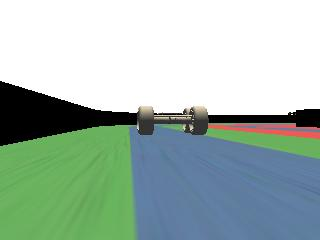
#> input picture CarAI/detect_obstacles/eagle_2018_09_06_15_46_19_891.jpg, 320 x 240 px
$ python find_obs.py   (Python 2 division)   (older library calls are emulated)
#> lines starting #> are read from the running program, lines starting #| are printed output that depends on the picture; after the words box and inside, x2 and y2 are one past the last pixel; in counts of white or black regions, pixels touching at a corner belong together
import cv2
import numpy as np

#read image unchanged

#Car is approaching
orgimg = cv2.imread('eagle_2018_09_06_15_46_19_891.jpg',-1)
#> orgimg is the input picture: shape (240, 320, 3); mean B, G, R 175, 183.7, 163.3

#Car is very close
#orgimg = cv2.imread('eagle_2018_09_06_15_46_20_321.jpg',-1)

#No cars ahead
#orgimg = cv2.imread('eagle_2018_09_06_15_46_07_743.jpg',-1)

#Car around the corner
#orgimg = cv2.imread('eagle_2018_09_06_15_46_09_867.jpg',-1)

#Hit front car
#orgimg = cv2.imread('eagle_2018_09_06_15_46_20_655.jpg',-1)

cv2.imshow('Original',orgimg)

img = cv2.bilateralFilter(orgimg,3,255,255)
lower_color = np.array([51, 51, 51])
upper_color = np.array([118, 143, 159])

imageObs = cv2.inRange(img, lower_color , upper_color)
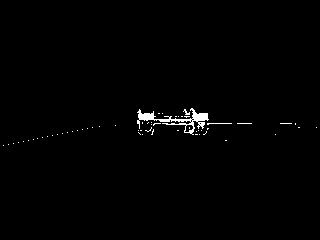
#> imageObs: shape (240, 320); 0.89% white; 57 white regions (55 under 20 px)
clone = imageObs.copy()
_, cnts, _ = cv2.findContours(clone,cv2.RETR_EXTERNAL ,cv2.CHAIN_APPROX_SIMPLE)
#> cnts = 56 contours, 55 with area under 20; largest, box (x1, y1, x2, y2) and area: (137, 108, 209, 135) 390
mask = np.zeros(img.shape[:2], dtype='uint8')
for c in cnts:
    cv2.drawContours(mask, [c], -1, 255, -1)
#> this loop made 56 passes
#> c on passes 1 to 12: [[3, 145]], [[8, 144]], [[13, 143]], [[18, 142]], [[23, 141]], [[225, 140], [226, 140]], [[28, 140]], [[33, 139]], [[37, 138]], [[42, 137]], [[47, 136]], [[52, 135]]
#> mask: shape (240, 320); 0.95% white; 56 white regions (54 under 20 px), largest, box (x1, y1, x2, y2) and area: (137, 108, 209, 135) 553, (207, 123, 232, 125) 27

imageMask = cv2.bitwise_and(orgimg, orgimg, mask=mask)

cntObsNonZero = cv2.countNonZero(imageObs)
#> cntObsNonZero = 684
print cntObsNonZero
#| 684

cv2.imshow('Frame',imageObs)
#cv2.imshow('Mask',imageMask)

imageObsLeft = imageObs[0:240, 0:80]
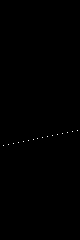
#> imageObsLeft: shape (240, 80); 0.08% white in thin lines or dots, all inside (x1, y1, x2, y2) = (3, 130, 78, 146)
cv2.imshow('Left',imageObsLeft)

imageObsCentral = imageObs[0:240, 80:240]
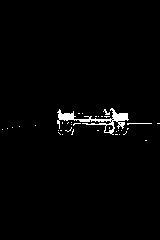
#> imageObsCentral: shape (240, 160); 1.7% white; 36 white regions (34 under 20 px), largest, box (x1, y1, x2, y2) and area: (57, 108, 129, 135) 508, (127, 123, 152, 125) 27
cv2.imshow('Central',imageObsCentral)
cntObsCentralNonZero = cv2.countNonZero(imageObsCentral)
#> cntObsCentralNonZero = 638
print cntObsCentralNonZero
#| 638

imageObsRight = imageObs[0:240, 240:320]
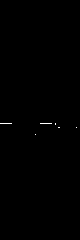
#> imageObsRight: shape (240, 80); 0.16% white in thin lines or dots, all inside (x1, y1, x2, y2) = (0, 123, 77, 135)
cv2.imshow('Right',imageObsRight)

cv2.waitKey(0)
cv2.destroyAllWindows()

def detectObstacle(srcImg, bObsAhead, bObjOnLeft, bObjOnRight, nProximity):
    imgbiFilter = cv2.bilateralFilter(srcImg,3,255,255)
    #find grey colors
    lower_color = np.array([51, 51, 51])
    upper_color = np.array([118, 143, 159])

    imagePicked = cv2.inRange(imgbiFilter, lower_color , upper_color)
    clone = imagePicked.copy()
    _, cnts, _ = cv2.findContours(clone,cv2.RETR_EXTERNAL ,cv2.CHAIN_APPROX_SIMPLE)
    mask = np.zeros(imgbiFilter.shape[:2], dtype='uint8')
    for c in cnts:
        cv2.drawContours(mask, [c], -1, 255, -1)

$ run again, with CarAI/detect_obstacles/eagle_2018_09_06_15_46_20_321.jpg copied over CarAI/detect_obstacles/eagle_2018_09_06_15_46_19_891.jpg
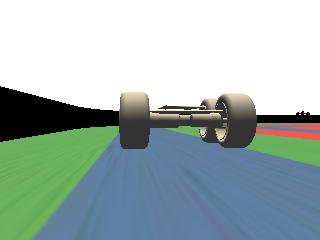
#> input picture CarAI/detect_obstacles/eagle_2018_09_06_15_46_20_321.jpg, 320 x 240 px
#> orgimg is the input picture: shape (240, 320, 3); mean B, G, R 177.3, 178.2, 161.1
#> `imageObs = cv2.inRange(img, lower_color , upper_color)`:
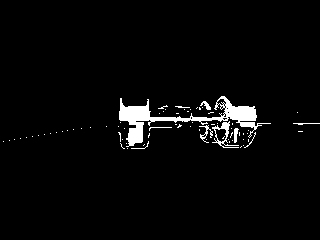
#> imageObs: shape (240, 320); 3.1% white; 73 white regions (64 under 20 px)
#> cnts = 72 contours, 67 with area under 20; largest, box (x1, y1, x2, y2) and area: (119, 96, 271, 147) 1538, (212, 121, 239, 148) 214, (199, 125, 213, 143) 40, (234, 128, 239, 143) 34, (200, 101, 211, 110) 30
#> the loop `for c in cnts:` made 72 passes
#> c on passes 1, 2, 3, 4, 5, 7, 9, 10: [[127, 148]], [[241, 146], [240, 147]], [[243, 145]], [[144, 144], [143, 145]], [[126, 143]], [[229, 141], [229, 142]], [[3, 141]], [[232, 140]]
#> cntObsNonZero = 2410
#| 2410
#> imageObsLeft: shape (240, 80); 0.07% white in thin lines or dots, all inside (x1, y1, x2, y2) = (3, 129, 74, 142)
#> imageObsCentral: shape (240, 160); 5.1% white; 49 white regions (42 under 20 px), largest, box (x1, y1, x2, y2) and area: (39, 96, 160, 147) 1428, (132, 121, 159, 148) 188, (119, 125, 133, 143) 74
#> cntObsCentralNonZero = 1971
#| 1971
#> `imageObsRight = imageObs[0:240, 240:320]`:
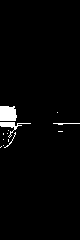
#> imageObsRight: shape (240, 80); 2.2% white; 13 white regions (9 under 20 px), largest, box (x1, y1, x2, y2) and area: (0, 106, 17, 121) 235, (0, 122, 31, 138) 120, (53, 123, 80, 125) 32, (4, 132, 16, 148) 22
